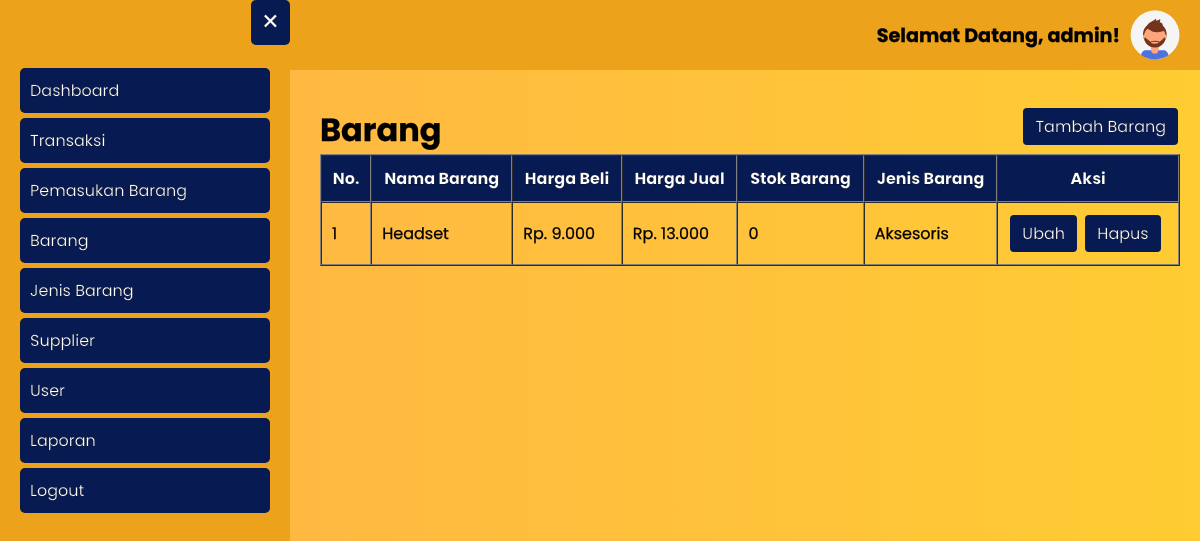
The page /barang/barang.php (signed in) on the database as committed earlier.
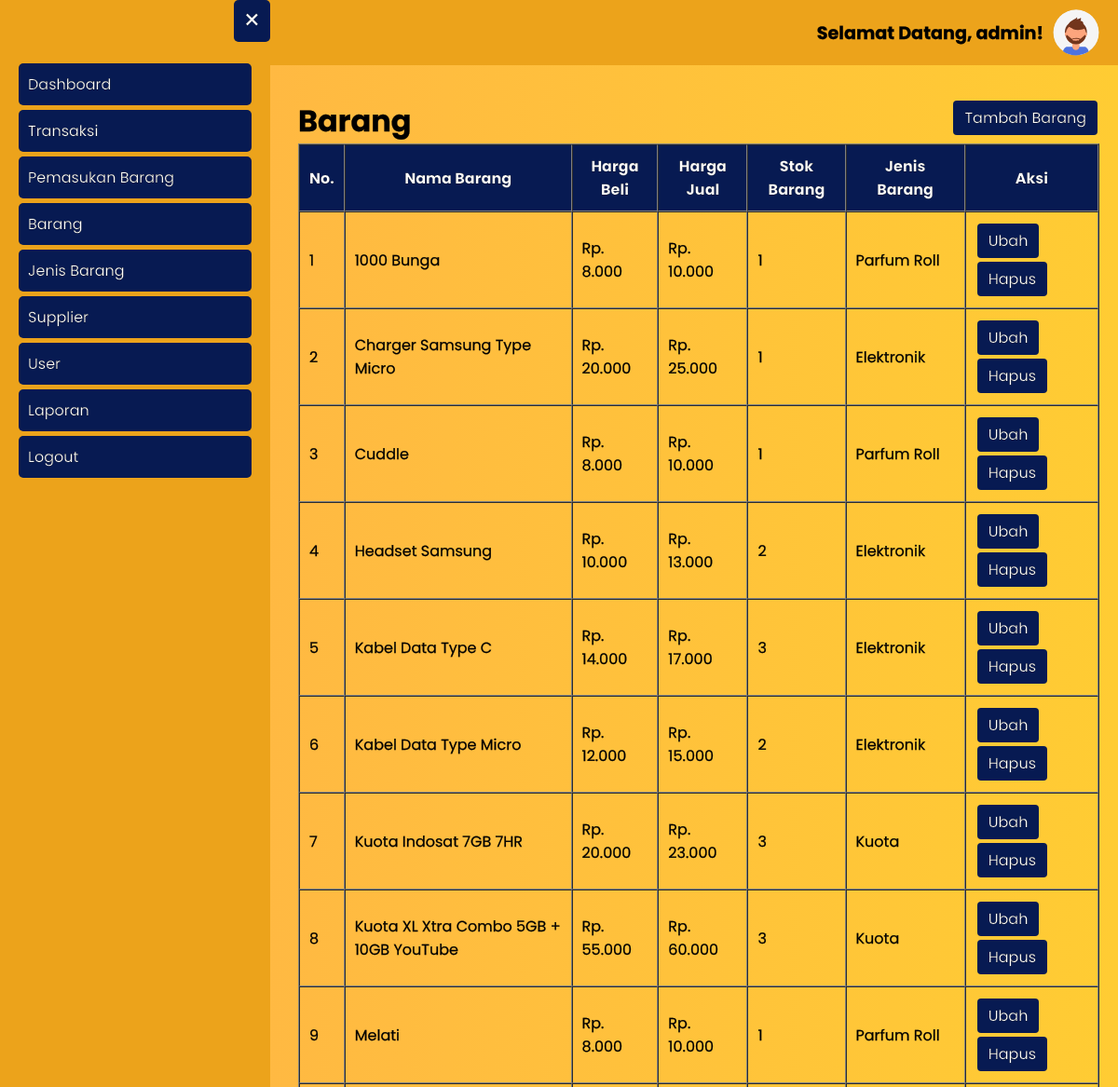
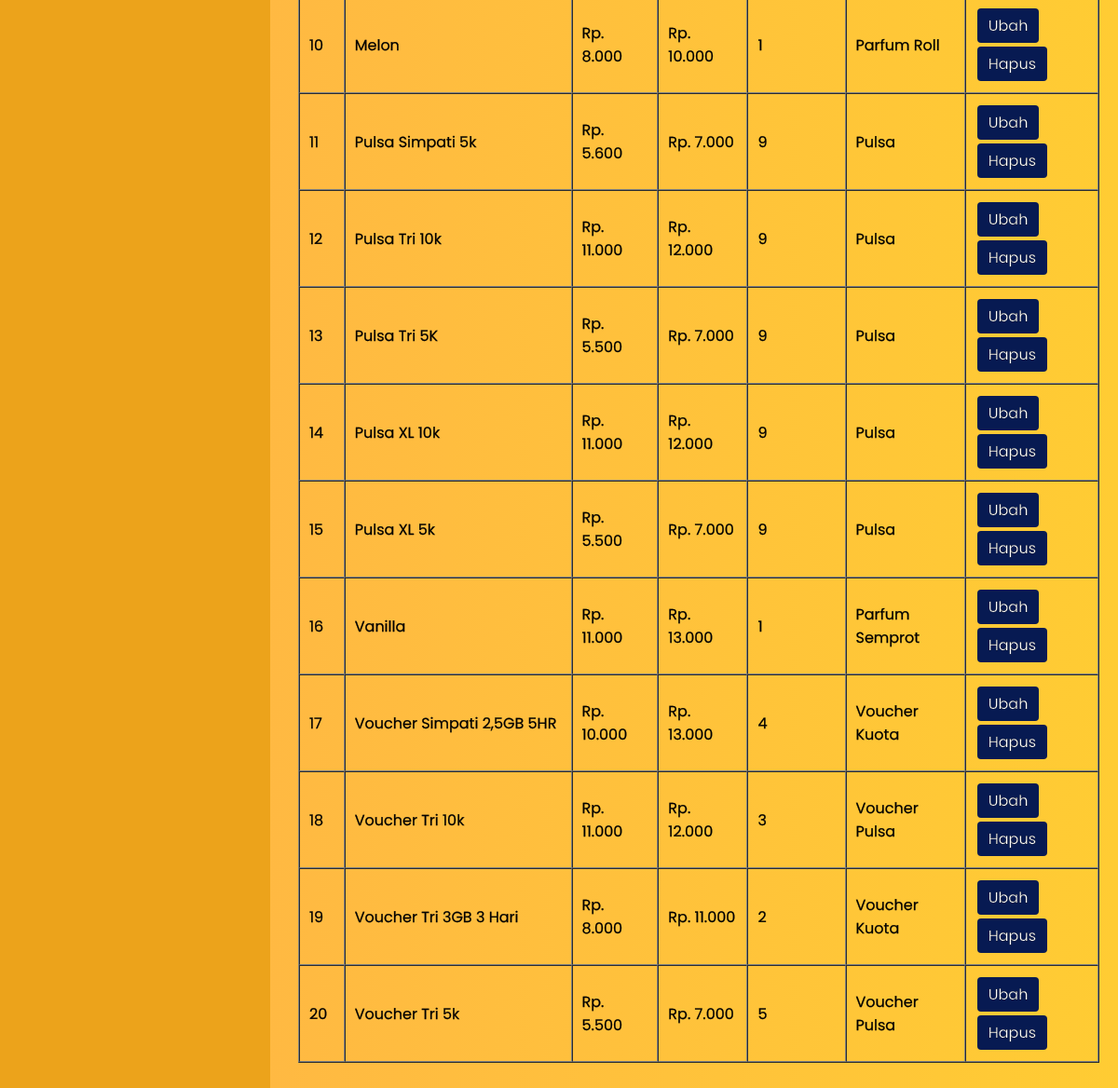
The same page on the database as committed later (2 pictures, top to bottom).
### tables this page shows
CREATE TABLE `barang` (
  `id_barang` int(11) NOT NULL,
  `nama_barang` varchar(50) NOT NULL,
  `harga_beli` int(11) NOT NULL,
  `harga_jual` int(11) NOT NULL,
  `stok_barang` int(11) NOT NULL,
  `id_jenis_barang` int(11) NOT NULL
);

CREATE TABLE `jenis_barang` (
  `id_jenis_barang` int(11) NOT NULL,
  `jenis_barang` varchar(50) NOT NULL
);

### barang/barang.php (the view, shortened to what this page needs)
<?php
require_once '../koneksi.php';
$barang = mysqli_query($koneksi, "SELECT * FROM barang INNER JOIN jenis_barang ON barang.id_jenis_barang = jenis_barang.id_jenis_barang ORDER BY nama_barang ASC");
$id_user = htmlspecialchars($_SESSION['id_user']);
$data_profile = mysqli_fetch_assoc(mysqli_query($koneksi, "SELECT * FROM user WHERE id_user = '$id_user'"));
?>
<html>
<head>
	<?php include_once '../include/head.php'; ?>
</head>
<body class="bg-gradient">
    <?php include_once '../include/topbar.php' ?>
	<?php include_once '../include/sidebar.php'; ?>
	<div class="main-content">
		<div class="my">
			<h1 class="inline-block">Barang</h1>
			<a href="<?= BASE_URL; ?>barang/tambah_barang.php" class="btn float-right">Tambah Barang</a>
			<table border="1" cellpadding="10" cellspacing="0">
				<thead class="thead">
					<tr>
						<th>No.</th>
						<th>Nama Barang</th>
						<th>Harga Beli</th>
						<th>Harga Jual</th>
						<th>Stok Barang</th>
						<th>Jenis Barang</th>
						<?php if ($data_profile['hak_akses'] == 'administrator'): ?>
							<th>Aksi</th>
						<?php endif ?>
					</tr>
				</thead>
				<tbody>
					<?php $i = 1; ?>
					<?php foreach ($barang as $db): ?>
						<tr>
							<td><?= $i++; ?></td>
							<td><?= $db['nama_barang']; ?></td>
							<td>Rp. <?= str_replace(",", ".", number_format($db['harga_beli'])); ?></td>
							<td>Rp. <?= str_replace(",", ".", number_format($db['harga_jual'])); ?></td>
							<td><?= $db['stok_barang']; ?></td>
							<td><?= $db['jenis_barang']; ?></td>
							<?php if ($data_profile['hak_akses'] == 'administrator'): ?>
								<td>
									<a href="ubah_barang.php?id_barang=<?= $db['id_barang']; ?>" class="btn">Ubah</a>
									<a onclick="return confirm('Apakah Anda yakin ingin menghapus barang <?= $db['nama_barang']; ?>?')" href="hapus_barang.php?id_barang=<?= $db['id_barang']; ?>" class="btn">Hapus</a>
								</td>
							<?php endif ?>
						</tr>
					<?php endforeach ?>
				</tbody>
			</table>
		</div>
	</div>
</body>
</html>

Rows that differ between the two databases and show on the page:
added barang: nama_barang "1000 Bunga", harga_beli "8.000", harga_jual "10.000", stok_barang "1", id_jenis_barang.jenis_barang "Parfum Roll"
added barang: nama_barang "Charger Samsung Type Micro", harga_beli "20.000", harga_jual "25.000", stok_barang "1", id_jenis_barang.jenis_barang "Elektronik"
added barang: nama_barang "Cuddle", harga_beli "8.000", harga_jual "10.000", stok_barang "1", id_jenis_barang.jenis_barang "Parfum Roll"
added barang: nama_barang "Headset Samsung", harga_beli "10.000", harga_jual "13.000", stok_barang "2", id_jenis_barang.jenis_barang "Elektronik"
added barang: nama_barang "Kabel Data Type C", harga_beli "14.000", harga_jual "17.000", stok_barang "3", id_jenis_barang.jenis_barang "Elektronik"
changed barang: nama_barang "Headset" → "Kabel Data Type Micro"; harga_beli "9.000" → "12.000"; harga_jual "13.000" → "15.000"; stok_barang "0" → "2"; id_jenis_barang.jenis_barang "Aksesoris" → "Elektronik"
added barang: nama_barang "Kuota Indosat 7GB 7HR", harga_beli "20.000", harga_jual "23.000", stok_barang "3", id_jenis_barang.jenis_barang "Kuota"
added barang: nama_barang "Kuota XL Xtra Combo 5GB + 10GB YouTube", harga_beli "55.000", harga_jual "60.000", stok_barang "3", id_jenis_barang.jenis_barang "Kuota"
added barang: nama_barang "Melati", harga_beli "8.000", harga_jual "10.000", stok_barang "1", id_jenis_barang.jenis_barang "Parfum Roll"
added barang: nama_barang "Melon", harga_beli "8.000", harga_jual "10.000", stok_barang "1", id_jenis_barang.jenis_barang "Parfum Roll"
added barang: nama_barang "Pulsa Simpati 5k", harga_beli "5.600", harga_jual "7.000", stok_barang "9", id_jenis_barang.jenis_barang "Pulsa"
added barang: nama_barang "Pulsa Tri 10k", harga_beli "11.000", harga_jual "12.000", stok_barang "9", id_jenis_barang.jenis_barang "Pulsa"
added barang: nama_barang "Pulsa Tri 5K", harga_beli "5.500", harga_jual "7.000", stok_barang "9", id_jenis_barang.jenis_barang "Pulsa"
added barang: nama_barang "Pulsa XL 10k", harga_beli "11.000", harga_jual "12.000", stok_barang "9", id_jenis_barang.jenis_barang "Pulsa"
added barang: nama_barang "Pulsa XL 5k", harga_beli "5.500", harga_jual "7.000", stok_barang "9", id_jenis_barang.jenis_barang "Pulsa"
added barang: nama_barang "Vanilla", harga_beli "11.000", harga_jual "13.000", stok_barang "1", id_jenis_barang.jenis_barang "Parfum Semprot"
added barang: nama_barang "Voucher Simpati 2,5GB 5HR", harga_beli "10.000", harga_jual "13.000", stok_barang "4", id_jenis_barang.jenis_barang "Voucher Kuota"
added barang: nama_barang "Voucher Tri 10k", harga_beli "11.000", harga_jual "12.000", stok_barang "3", id_jenis_barang.jenis_barang "Voucher Pulsa"
added barang: nama_barang "Voucher Tri 3GB 3 Hari", harga_beli "8.000", harga_jual "11.000", stok_barang "2", id_jenis_barang.jenis_barang "Voucher Kuota"
added barang: nama_barang "Voucher Tri 5k", harga_beli "5.500", harga_jual "7.000", stok_barang "5", id_jenis_barang.jenis_barang "Voucher Pulsa"
